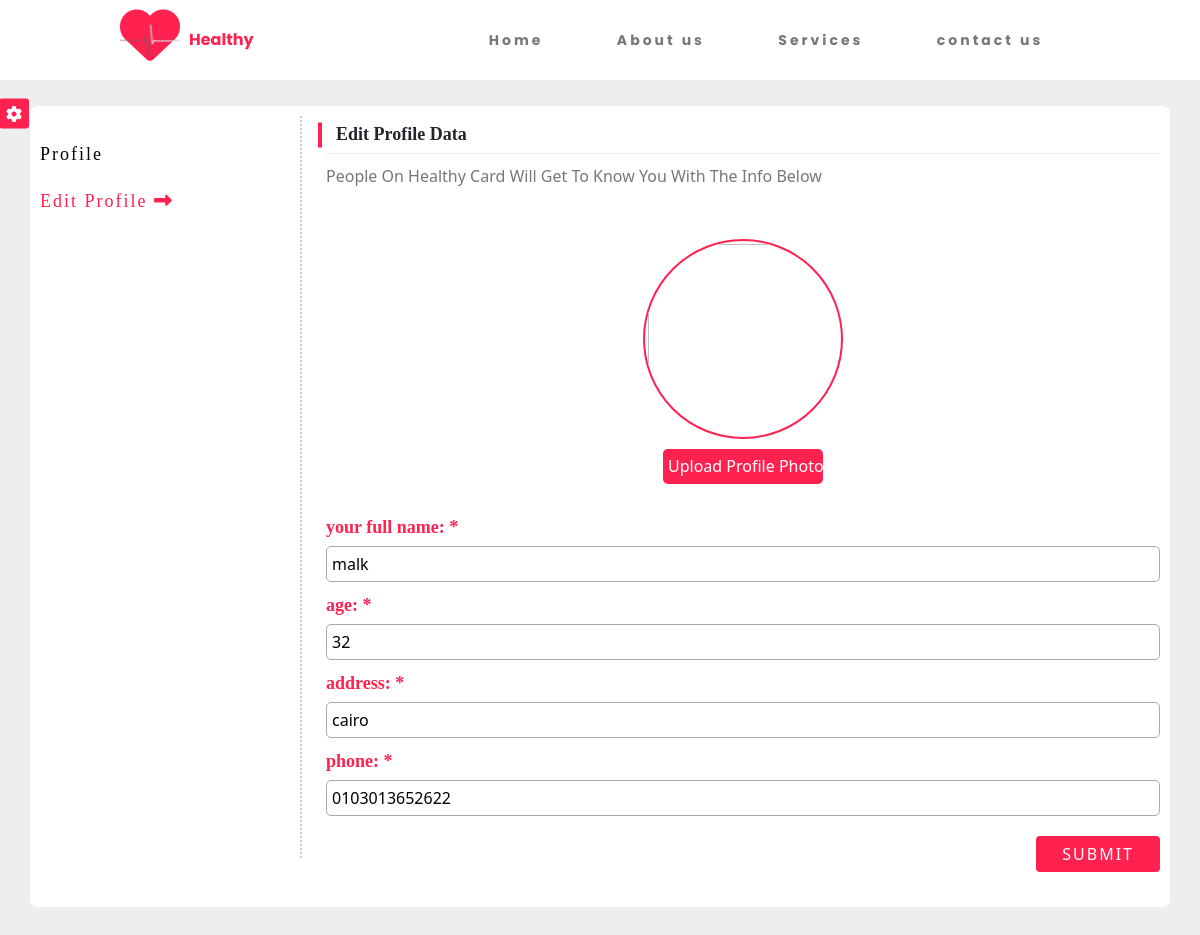
The app's page /employee/edit-profile-employee.php?id=13 (signed in) with its own data.
### tables this page shows
CREATE TABLE `employees` (
  `id` int(11) NOT NULL,
  `username` varchar(255) NOT NULL,
  `email` varchar(255) NOT NULL,
  `password` varchar(255) NOT NULL,
  `age` int(11) NOT NULL,
  `address` varchar(255) NOT NULL,
  `phone` varchar(100) NOT NULL,
  `gender` int(11) NOT NULL,
  `status` int(11) NOT NULL,
  `idcard` int(15) NOT NULL,
  `hospital_name_id` int(11) NOT NULL,
  `img` longblob NOT NULL,
  `priv` int(11) NOT NULL
);

### employee/edit-profile-employee.php (the view, shortened to what this page needs)
<!DOCTYPE html>
<html lang="en">
  <head>
    <link
      href="https://cdn.jsdelivr.net/npm/bootstrap@5.1.3/dist/css/bootstrap.min.css"
      rel="stylesheet"
    />
    <link rel="stylesheet" href="../SASS/main.css" />
  </head>
  <body class="changeColor">
    <nav>
      <div class="loading">
        <i class="fa-solid fa-heart"></i>
      </div>
      <ul class="nav-links">
        <li>
          <a href="../index.php">Home</a>
        </li>
        <li>
          <a href="../about-us.php">About us</a>
        </li>
        <li>
          <a href="../Services.php">Services</a>
        </li>
        <li>
          <a href="../contact-us.php">contact us</a>
        </li>
      </ul>
    </nav>
    <div class="profile">
      <div class="container">
        <div class="row">
          <div class="col-lg-3 col-md-12">
            <div class="links-profile">
              <a href="./profile-employee.php"
                >profile </a>
              <a href="./edit-profile-employee.php" class="active"
                >edit profile <i class="fa-solid fa-right-long"></i
              ></a>
            </div>
          </div>
          <div class="profile-data edit-profile col-lg-9 col-md-12">
            <header class="title">edit profile data</header>
            <p class="main-parg">
              people on healthy card will get to know you with the info below
            </p>
<?php
require_once "../functions/connect.php";
$id     =   $_GET['id'];
$select     =   "SELECT * FROM employees WHERE id = $id";
$query      =   $conn -> query($select);
$emp        =   $query -> fetch_assoc();
?>
            <div class="user-info">
              <div class="main-data row">
                <div class="img-user col-sm-12">
                  <img
                    src="../IMAGE/client-testimonials.png"
                    alt=""
                    id="user_img"
                  />
 <form  method="post" action="../functions/employee/editEmployee.php">
                  <input
                    type="file"
                    title="search image"
                    id="file"
                    name="file"
                    onchange="show(this)"
                  />
                </div>
              </div>
              <div class="full-input">
                <label for="">your full name: *</label>
                <input name="username" type="text" value="<?= $emp['username'] ?>"/>
              </div>
              <div class="full-input">
                <label for="">age: *</label>
                <input name="age" type="text" value="<?= $emp['age'] ?>"/>
              </div>
              <div class="full-input">
                <label for="">address: *</label>
                <input name="address" type="text" value="<?= $emp['address'] ?>"/>
              </div>
              <div class="full-input">
                <label for="">phone: *</label>
                <input name="phone" type="text" value="<?= $emp['phone'] ?>"/>
              </div>
              <div class="submit">
                <button class="btn submit-edit">submit</button>
              </div>
            </div>
          </div>
        </div>
      </div>
    </div>
    <div class="switch-color">
      <span class="gear"><i class="fa-solid fa-gear"></i></span>
    </div>
  </body>
</html>

### records on screen
employees: username "malk", age "32", address "cairo", phone "0103013652622"
